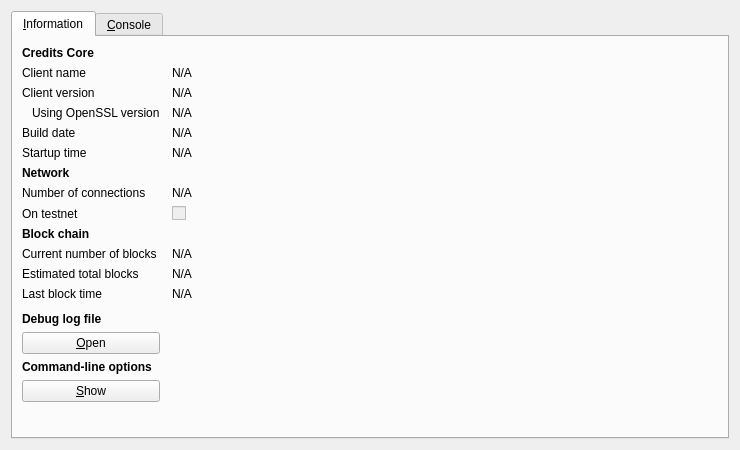
<?xml version="1.0" encoding="UTF-8"?>
<ui version="4.0">
 <class>RPCConsole</class>
 <widget class="QDialog" name="RPCConsole">
  <property name="geometry">
   <rect>
    <x>0</x>
    <y>0</y>
    <width>740</width>
    <height>450</height>
   </rect>
  </property>
  <property name="windowTitle">
   <string>Credits - Debug window</string>
  </property>
  <layout class="QVBoxLayout" name="verticalLayout_2">
   <item>
    <widget class="QTabWidget" name="tabWidget">
     <property name="currentIndex">
      <number>0</number>
     </property>
     <widget class="QWidget" name="tab_info">
      <attribute name="title">
       <string>&amp;Information</string>
      </attribute>
      <layout class="QGridLayout" name="gridLayout" columnstretch="0,1">
       <property name="horizontalSpacing">
        <number>12</number>
       </property>
       <item row="0" column="0">
        <widget class="QLabel" name="label_9">
         <property name="font">
          <font>
           <weight>75</weight>
           <bold>true</bold>
          </font>
         </property>
         <property name="text">
          <string>Credits Core</string>
         </property>
        </widget>
       </item>
       <item row="1" column="0">
        <widget class="QLabel" name="label_5">
         <property name="text">
          <string>Client name</string>
         </property>
        </widget>
       </item>
       <item row="1" column="1">
        <widget class="QLabel" name="clientName">
         <property name="cursor">
          <cursorShape>IBeamCursor</cursorShape>
         </property>
         <property name="text">
          <string>N/A</string>
         </property>
         <property name="textFormat">
          <enum>Qt::PlainText</enum>
         </property>
         <property name="textInteractionFlags">
          <set>Qt::LinksAccessibleByMouse|Qt::TextSelectableByKeyboard|Qt::TextSelectableByMouse</set>
         </property>
        </widget>
       </item>
       <item row="2" column="0">
        <widget class="QLabel" name="label_6">
         <property name="text">
          <string>Client version</string>
         </property>
        </widget>
       </item>
       <item row="2" column="1">
        <widget class="QLabel" name="clientVersion">
         <property name="cursor">
          <cursorShape>IBeamCursor</cursorShape>
         </property>
         <property name="text">
          <string>N/A</string>
         </property>
         <property name="textFormat">
          <enum>Qt::PlainText</enum>
         </property>
         <property name="textInteractionFlags">
          <set>Qt::LinksAccessibleByMouse|Qt::TextSelectableByKeyboard|Qt::TextSelectableByMouse</set>
         </property>
        </widget>
       </item>
       <item row="3" column="0">
        <widget class="QLabel" name="label_14">
         <property name="text">
          <string>Using OpenSSL version</string>
         </property>
         <property name="indent">
          <number>10</number>
         </property>
        </widget>
       </item>
       <item row="3" column="1">
        <widget class="QLabel" name="openSSLVersion">
         <property name="cursor">
          <cursorShape>IBeamCursor</cursorShape>
         </property>
         <property name="text">
          <string>N/A</string>
         </property>
         <property name="textFormat">
          <enum>Qt::PlainText</enum>
         </property>
         <property name="textInteractionFlags">
          <set>Qt::LinksAccessibleByMouse|Qt::TextSelectableByKeyboard|Qt::TextSelectableByMouse</set>
         </property>
        </widget>
       </item>
       <item row="4" column="0">
        <widget class="QLabel" name="label_12">
         <property name="text">
          <string>Build date</string>
         </property>
        </widget>
       </item>
       <item row="4" column="1">
        <widget class="QLabel" name="buildDate">
         <property name="cursor">
          <cursorShape>IBeamCursor</cursorShape>
         </property>
         <property name="text">
          <string>N/A</string>
         </property>
         <property name="textFormat">
          <enum>Qt::PlainText</enum>
         </property>
         <property name="textInteractionFlags">
          <set>Qt::LinksAccessibleByMouse|Qt::TextSelectableByKeyboard|Qt::TextSelectableByMouse</set>
         </property>
        </widget>
       </item>
       <item row="5" column="0">
        <widget class="QLabel" name="label_13">
         <property name="text">
          <string>Startup time</string>
         </property>
        </widget>
       </item>
       <item row="5" column="1">
        <widget class="QLabel" name="startupTime">
         <property name="cursor">
          <cursorShape>IBeamCursor</cursorShape>
         </property>
         <property name="text">
          <string>N/A</string>
         </property>
         <property name="textFormat">
          <enum>Qt::PlainText</enum>
         </property>
         <property name="textInteractionFlags">
          <set>Qt::LinksAccessibleByMouse|Qt::TextSelectableByKeyboard|Qt::TextSelectableByMouse</set>
         </property>
        </widget>
       </item>
       <item row="6" column="0">
        <widget class="QLabel" name="label_11">
         <property name="font">
          <font>
           <weight>75</weight>
           <bold>true</bold>
          </font>
         </property>
         <property name="text">
          <string>Network</string>
         </property>
        </widget>
       </item>
       <item row="7" column="0">
        <widget class="QLabel" name="label_7">
         <property name="text">
          <string>Number of connections</string>
         </property>
        </widget>
       </item>
       <item row="7" column="1">
        <widget class="QLabel" name="numberOfConnections">
         <property name="cursor">
          <cursorShape>IBeamCursor</cursorShape>
         </property>
         <property name="text">
          <string>N/A</string>
         </property>
         <property name="textFormat">
          <enum>Qt::PlainText</enum>
         </property>
         <property name="textInteractionFlags">
          <set>Qt::LinksAccessibleByMouse|Qt::TextSelectableByKeyboard|Qt::TextSelectableByMouse</set>
         </property>
        </widget>
       </item>
       <item row="8" column="0">
        <widget class="QLabel" name="label_8">
         <property name="text">
          <string>On testnet</string>
         </property>
        </widget>
       </item>
       <item row="8" column="1">
        <widget class="QCheckBox" name="isTestNet">
         <property name="enabled">
          <bool>false</bool>
         </property>
         <property name="text">
          <string/>
         </property>
        </widget>
       </item>
       <item row="9" column="0">
        <widget class="QLabel" name="label_10">
         <property name="font">
          <font>
           <weight>75</weight>
           <bold>true</bold>
          </font>
         </property>
         <property name="text">
          <string>Block chain</string>
         </property>
        </widget>
       </item>
       <item row="10" column="0">
        <widget class="QLabel" name="label_3">
         <property name="text">
          <string>Current number of blocks</string>
         </property>
        </widget>
       </item>
       <item row="10" column="1">
        <widget class="QLabel" name="numberOfBlocks">
         <property name="cursor">
          <cursorShape>IBeamCursor</cursorShape>
         </property>
         <property name="text">
          <string>N/A</string>
         </property>
         <property name="textFormat">
          <enum>Qt::PlainText</enum>
         </property>
         <property name="textInteractionFlags">
          <set>Qt::LinksAccessibleByMouse|Qt::TextSelectableByKeyboard|Qt::TextSelectableByMouse</set>
         </property>
        </widget>
       </item>
       <item row="11" column="0">
        <widget class="QLabel" name="label_4">
         <property name="text">
          <string>Estimated total blocks</string>
         </property>
        </widget>
       </item>
       <item row="11" column="1">
        <widget class="QLabel" name="totalBlocks">
         <property name="cursor">
          <cursorShape>IBeamCursor</cursorShape>
         </property>
         <property name="text">
          <string>N/A</string>
         </property>
         <property name="textFormat">
          <enum>Qt::PlainText</enum>
         </property>
         <property name="textInteractionFlags">
          <set>Qt::LinksAccessibleByMouse|Qt::TextSelectableByKeyboard|Qt::TextSelectableByMouse</set>
         </property>
        </widget>
       </item>
       <item row="12" column="0">
        <widget class="QLabel" name="label_2">
         <property name="text">
          <string>Last block time</string>
         </property>
        </widget>
       </item>
       <item row="12" column="1">
        <widget class="QLabel" name="lastBlockTime">
         <property name="cursor">
          <cursorShape>IBeamCursor</cursorShape>
         </property>
         <property name="text">
          <string>N/A</string>
         </property>
         <property name="textFormat">
          <enum>Qt::PlainText</enum>
         </property>
         <property name="textInteractionFlags">
          <set>Qt::LinksAccessibleByMouse|Qt::TextSelectableByKeyboard|Qt::TextSelectableByMouse</set>
         </property>
        </widget>
       </item>
       <item row="13" column="0">
        <spacer name="verticalSpacer_2">
         <property name="orientation">
          <enum>Qt::Vertical</enum>
         </property>
         <property name="sizeHint" stdset="0">
          <size>
           <width>20</width>
           <height>20</height>
          </size>
         </property>
        </spacer>
       </item>
       <item row="14" column="0">
        <widget class="QLabel" name="labelDebugLogfile">
         <property name="font">
          <font>
           <weight>75</weight>
           <bold>true</bold>
          </font>
         </property>
         <property name="text">
          <string>Debug log file</string>
         </property>
        </widget>
       </item>
       <item row="15" column="0">
        <widget class="QPushButton" name="openDebugLogfileButton">
         <property name="toolTip">
          <string>Open the Credits debug log file from the current data directory. This can take a few seconds for large log files.</string>
         </property>
         <property name="text">
          <string>&amp;Open</string>
         </property>
         <property name="autoDefault">
          <bool>false</bool>
         </property>
        </widget>
       </item>
       <item row="16" column="0">
        <widget class="QLabel" name="labelCLOptions">
         <property name="font">
          <font>
           <weight>75</weight>
           <bold>true</bold>
          </font>
         </property>
         <property name="text">
          <string>Command-line options</string>
         </property>
        </widget>
       </item>
       <item row="17" column="0">
        <widget class="QPushButton" name="showCLOptionsButton">
         <property name="toolTip">
          <string>Show the Credits-Qt help message to get a list with possible Credits command-line options.</string>
         </property>
         <property name="text">
          <string>&amp;Show</string>
         </property>
         <property name="autoDefault">
          <bool>false</bool>
         </property>
        </widget>
       </item>
       <item row="18" column="0">
        <spacer name="verticalSpacer">
         <property name="orientation">
          <enum>Qt::Vertical</enum>
         </property>
         <property name="sizeHint" stdset="0">
          <size>
           <width>20</width>
           <height>40</height>
          </size>
         </property>
        </spacer>
       </item>
      </layout>
     </widget>
     <widget class="QWidget" name="tab_console">
      <attribute name="title">
       <string>&amp;Console</string>
      </attribute>
      <layout class="QVBoxLayout" name="verticalLayout_3">
       <property name="spacing">
        <number>3</number>
       </property>
       <item>
        <widget class="QTextEdit" name="messagesWidget">
         <property name="minimumSize">
          <size>
           <width>0</width>
           <height>100</height>
          </size>
         </property>
         <property name="readOnly">
          <bool>true</bool>
         </property>
         <property name="tabKeyNavigation" stdset="0">
          <bool>false</bool>
         </property>
         <property name="columnCount" stdset="0">
          <number>2</number>
         </property>
        </widget>
       </item>
       <item>
        <layout class="QHBoxLayout" name="horizontalLayout">
         <property name="spacing">
          <number>3</number>
         </property>
         <item>
          <widget class="QLabel" name="label">
           <property name="text">
            <string notr="true">&gt;</string>
           </property>
          </widget>
         </item>
         <item>
          <widget class="QLineEdit" name="lineEdit"/>
         </item>
         <item>
          <widget class="QPushButton" name="clearButton">
           <property name="maximumSize">
            <size>
             <width>24</width>
             <height>24</height>
            </size>
           </property>
           <property name="toolTip">
            <string>Clear console</string>
           </property>
           <property name="text">
            <string/>
           </property>
           <property name="icon">
            <iconset resource="../bitcoin.qrc">
             <normaloff>:/icons/remove</normaloff>:/icons/remove</iconset>
           </property>
           <property name="shortcut">
            <string notr="true">Ctrl+L</string>
           </property>
           <property name="autoDefault">
            <bool>false</bool>
           </property>
          </widget>
         </item>
        </layout>
       </item>
      </layout>
     </widget>
    </widget>
   </item>
  </layout>
 </widget>
 <resources>
  <include location="../bitcoin.qrc"/>
 </resources>
 <connections/>
</ui>
